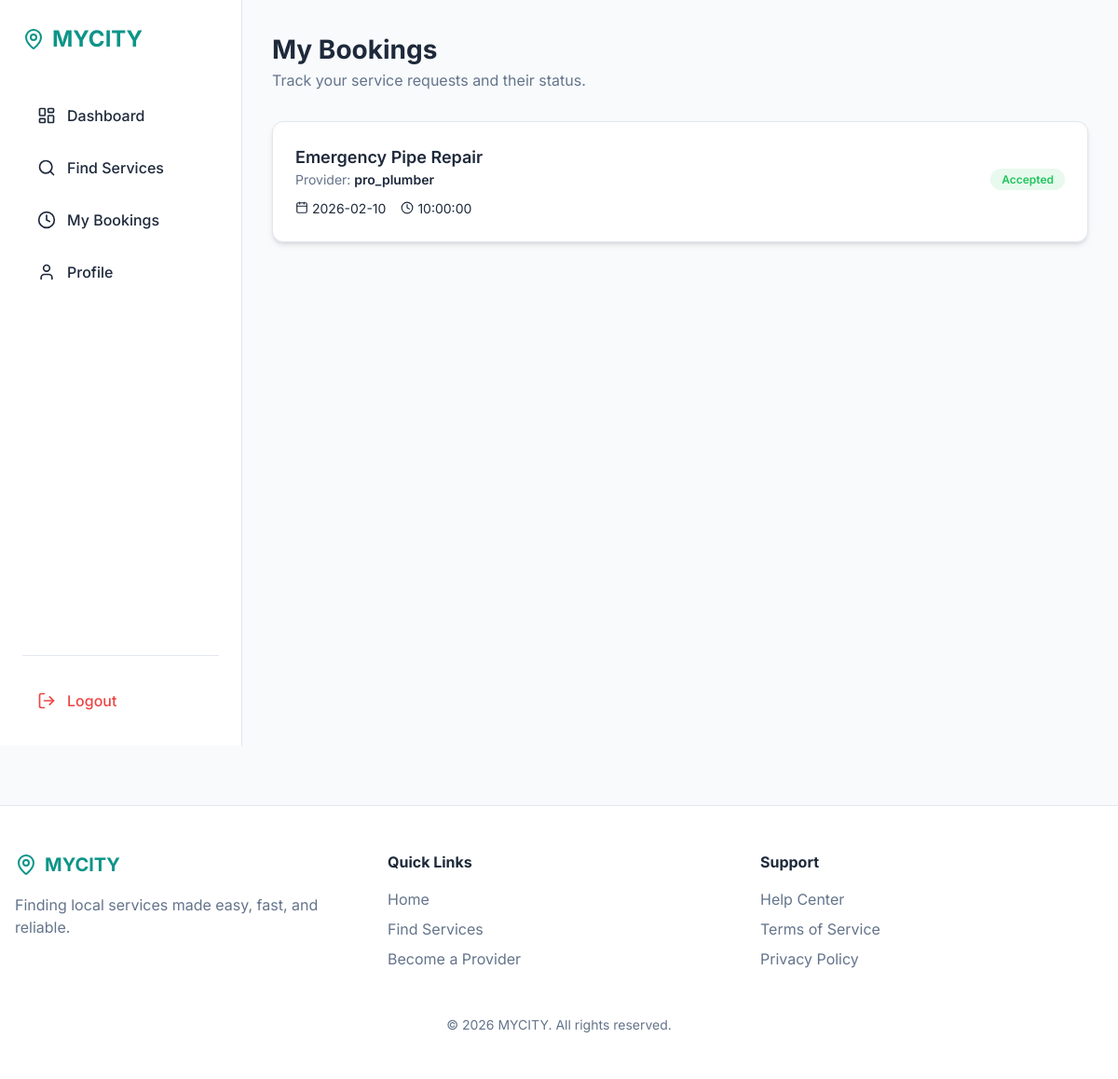
Screenshot of /customer/my-bookings.php (signed in) with the database file from the repository.
### tables this page shows
CREATE TABLE IF NOT EXISTS bookings (
    id INT AUTO_INCREMENT PRIMARY KEY,
    customer_id INT NOT NULL,
    service_id INT NOT NULL,
    booking_date DATE NOT NULL,
    booking_time TIME NOT NULL,
    status ENUM('pending', 'accepted', 'rejected', 'completed', 'cancelled') DEFAULT 'pending',
    notes TEXT,
    created_at TIMESTAMP DEFAULT CURRENT_TIMESTAMP,
    FOREIGN KEY (customer_id) REFERENCES users(id) ON DELETE CASCADE,
    FOREIGN KEY (service_id) REFERENCES services(id) ON DELETE CASCADE
);

CREATE TABLE IF NOT EXISTS services (
    id INT AUTO_INCREMENT PRIMARY KEY,
    provider_id INT NOT NULL,
    category_id INT NOT NULL,
    name VARCHAR(255) NOT NULL,
    description TEXT,
    price DECIMAL(10, 2) NOT NULL,
    image VARCHAR(255) DEFAULT 'default_service.jpg',
    latitude DECIMAL(10, 8),
    longitude DECIMAL(11, 8),
    status ENUM('active', 'inactive') DEFAULT 'active',
    created_at TIMESTAMP DEFAULT CURRENT_TIMESTAMP,
    FOREIGN KEY (provider_id) REFERENCES users(id) ON DELETE CASCADE,
    FOREIGN KEY (category_id) REFERENCES categories(id) ON DELETE CASCADE
);

CREATE TABLE IF NOT EXISTS users (
    id INT AUTO_INCREMENT PRIMARY KEY,
    username VARCHAR(50) NOT NULL UNIQUE,
    email VARCHAR(100) NOT NULL UNIQUE,
    password VARCHAR(255) NOT NULL,
    role ENUM('admin', 'provider', 'customer') DEFAULT 'customer',
    status ENUM('active', 'suspended', 'pending') DEFAULT 'active',
    profile_pic VARCHAR(255) DEFAULT 'default_profile.png',
    created_at TIMESTAMP DEFAULT CURRENT_TIMESTAMP
);

### customer/my-bookings.php (the view, shortened to what this page needs)
<?php
require_once '../includes/config.php';
$customer_id = $_SESSION['user_id'];
$stmt = $pdo->prepare("
    SELECT b.*, s.name as service_name, u.username as provider_name
    FROM bookings b
    JOIN services s ON b.service_id = s.id
    JOIN users u ON s.provider_id = u.id
    WHERE b.customer_id = ?
    ORDER BY b.created_at DESC
");
$stmt->execute([$customer_id]);
$bookings = $stmt->fetchAll();
require_once '../partials/header.php';
?>
<div class="dashboard-layout">
    <?php require_once '../partials/sidebar.php'; ?>
    <main class="main-content">
        <header style="margin-bottom: 2rem;">
            <h1 style="font-size: 1.75rem; font-weight: 700;">My Bookings</h1>
            <p style="color: var(--text-muted);">Track your service requests and their status.</p>
        </header>
        <div style="display: grid; gap: 1rem;">
            <?php foreach ($bookings as $b): ?>
                <div class="card"
                    style="display: flex; justify-content: space-between; align-items: center; flex-wrap: wrap; gap: 1.5rem;">
                    <div>
                        <h3 style="font-size: 1.125rem; font-weight: 600;">
                            <?php echo $b['service_name']; ?>
                        </h3>
                        <p style="color: var(--text-muted); font-size: 0.875rem;">Provider: <span
                                style="font-weight: 600; color: var(--text-main);">
                                <?php echo $b['provider_name']; ?>
                            </span></p>
                        <div style="display: flex; gap: 1rem; margin-top: 0.5rem; font-size: 0.875rem;">
                            <span style="display: flex; align-items: center; gap: 0.25rem;"><i data-lucide="calendar"
                                    style="width: 14px;"></i>
                                <?php echo $b['booking_date']; ?>
                            </span>
                            <span style="display: flex; align-items: center; gap: 0.25rem;"><i data-lucide="clock"
                                    style="width: 14px;"></i>
                                <?php echo $b['booking_time']; ?>
                            </span>
                        </div>
                    </div>
                    <div style="text-align: right;">
                        <div style="margin-bottom: 0.5rem;">
                            <span
                                style="padding: 0.25rem 0.75rem; border-radius: 99px; font-size: 0.75rem; font-weight: 600;
                            background: <?php echo $b['status'] === 'accepted' ? 'rgba(34, 197, 94, 0.1)' : ($b['status'] === 'pending' ? 'rgba(245, 158, 11, 0.1)' : 'rgba(239, 68, 68, 0.1)'); ?>;
                            color: <?php echo $b['status'] === 'accepted' ? 'var(--accent)' : ($b['status'] === 'pending' ? 'var(--warning)' : 'var(--danger)'); ?>;">
                                <?php echo ucfirst($b['status']); ?>
                            </span>
                        </div>
                    </div>
                </div>
            <?php endforeach; ?>
        </div>
    </main>
</div>
<?php require_once '../partials/footer.php'; ?>

### assets/css/style.css (style rules this page uses)
:root { --primary: #0d9488; --primary-hover: #0f766e; --secondary: #3b82f6; --accent: #22c55e; --danger: #ef4444; --warning: #f59e0b; --bg-light: #f8fafc; --bg-white: #ffffff; --text-main: #1e293b; --text-muted: #64748b; --border-color: #e2e8f0; --radius: 12px; --shadow-sm: 0 1px 2px 0 rgb(0 0 0 / 0.05); --shadow: 0 4px 6px -1px rgb(0 0 0 / 0.1), 0 2px 4px -2px rgb(0 0 0 / 0.1); --shadow-lg: 0 10px 15px -3px rgb(0 0 0 / 0.1), 0 4px 6px -4px rgb(0 0 0 / 0.1); --transition: all 0.3s ease; }
* { margin: 0; padding: 0; box-sizing: border-box; }
body { font-family: 'Inter', system-ui, -apple-system, sans-serif; background-color: var(--bg-light); color: var(--text-main); line-height: 1.5; transition: var(--transition); }
.card { background-color: var(--bg-white); border-radius: var(--radius); padding: 1.5rem; border: 1px solid var(--border-color); box-shadow: var(--shadow); }
.dashboard-layout { display: flex; min-height: 100vh; }
.main-content { flex: 1; margin-left: 260px; padding: 2rem; }

### rows the page displays
bookings: service.name "Emergency Pipe Repair", users.username "pro_plumber", booking_date "2026-02-10", booking_time "10:00:00", status "Accepted"
